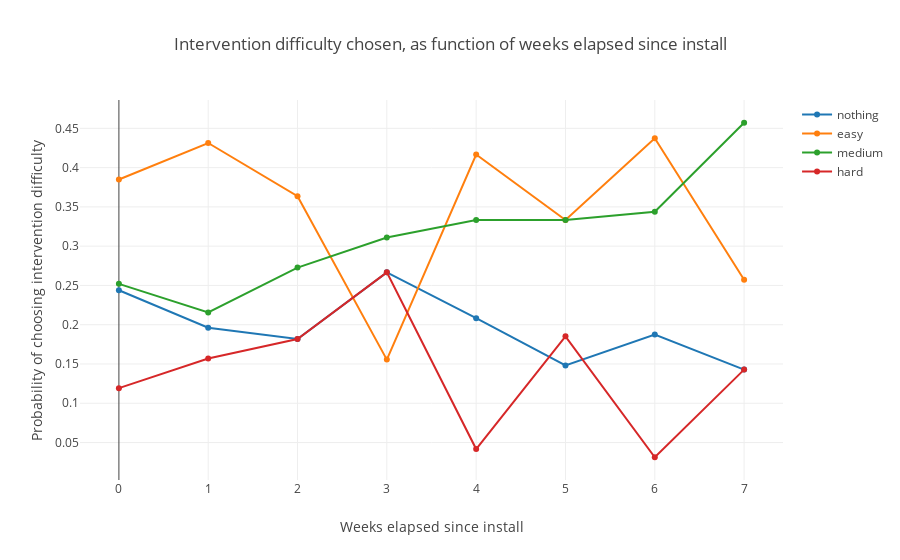

Notebook code for this chart:
### Code cell
# noexport

plot_difficulty_chosen_since_first_impression_per_week()

### Figure 1 — Plotly figure (JSON) as saved in the notebook; plotly's stock layout.template omitted (floating-point values rounded to 4 significant figures)
{"data": [{"name": "nothing", "type": "scatter", "uid": "7790aca8-0224-4992-9e78-f3d9fa6bb00c", "x": [0, 1, 2, 3, 4, 5, 6, 7], "y": [0.2439, 0.1961, 0.1818, 0.2667, 0.2083, 0.1481, 0.1875, 0.1429]}, {"name": "easy", "type": "scatter", "uid": "8d7c8fbb-a763-442f-9ad6-08507857bd49", "x": [0, 1, 2, 3, 4, 5, 6, 7], "y": [0.3848, 0.4314, 0.3636, 0.1556, 0.4167, 0.3333, 0.4375, 0.2571]}, {"name": "medium", "type": "scatter", "uid": "239d00fa-a00d-4623-8b62-8ef47489a3e4", "x": [0, 1, 2, 3, 4, 5, 6, 7], "y": [0.252, 0.2157, 0.2727, 0.3111, 0.3333, 0.3333, 0.3438, 0.4571]}, {"name": "hard", "type": "scatter", "uid": "68180904-ee2a-4f1f-bf3c-735b621934f3", "x": [0, 1, 2, 3, 4, 5, 6, 7], "y": [0.1192, 0.1569, 0.1818, 0.2667, 0.04167, 0.1852, 0.03125, 0.1429]}], "layout": {"title": {"text": "Intervention difficulty chosen, as function of weeks elapsed since install"}, "xaxis": {"title": {"text": "Weeks elapsed since install"}}, "yaxis": {"title": {"text": "Probability of choosing intervention difficulty"}}}}
